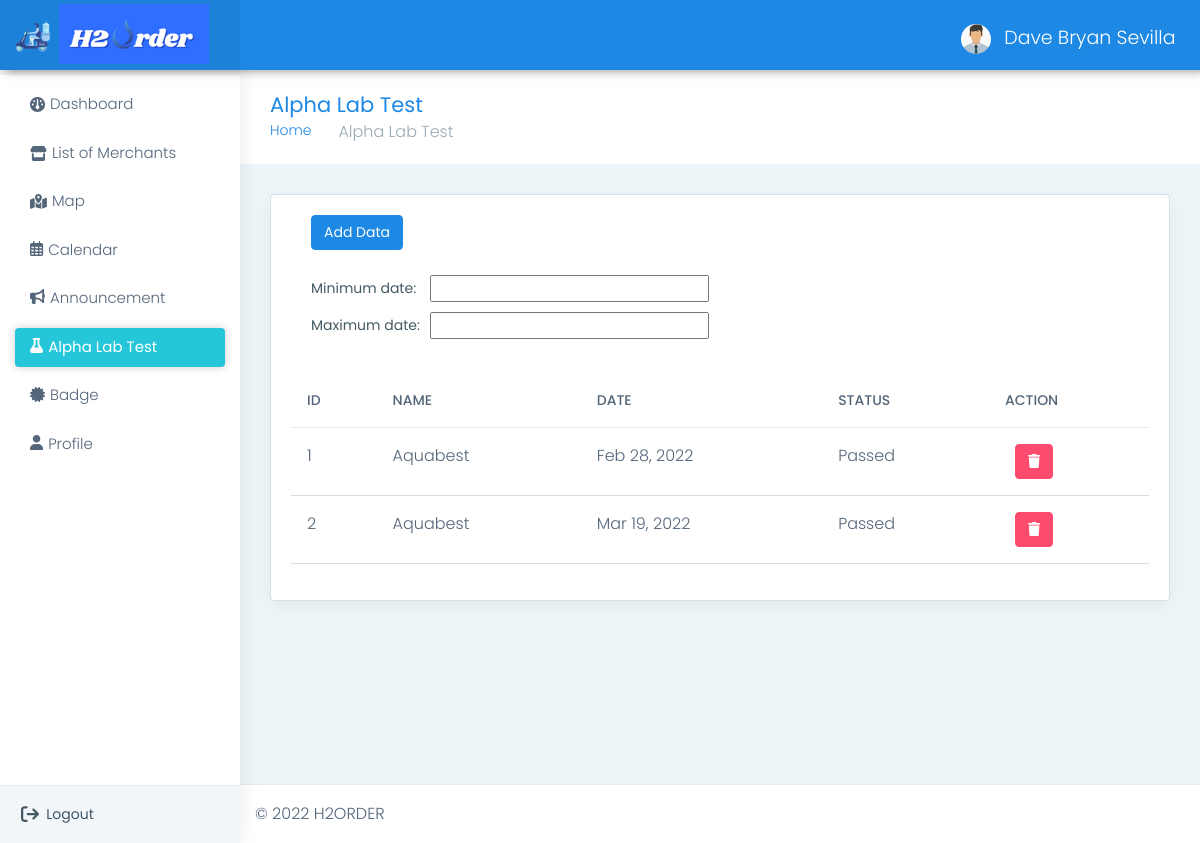
The page /admin/inspection.php (signed in) on the database as committed earlier.
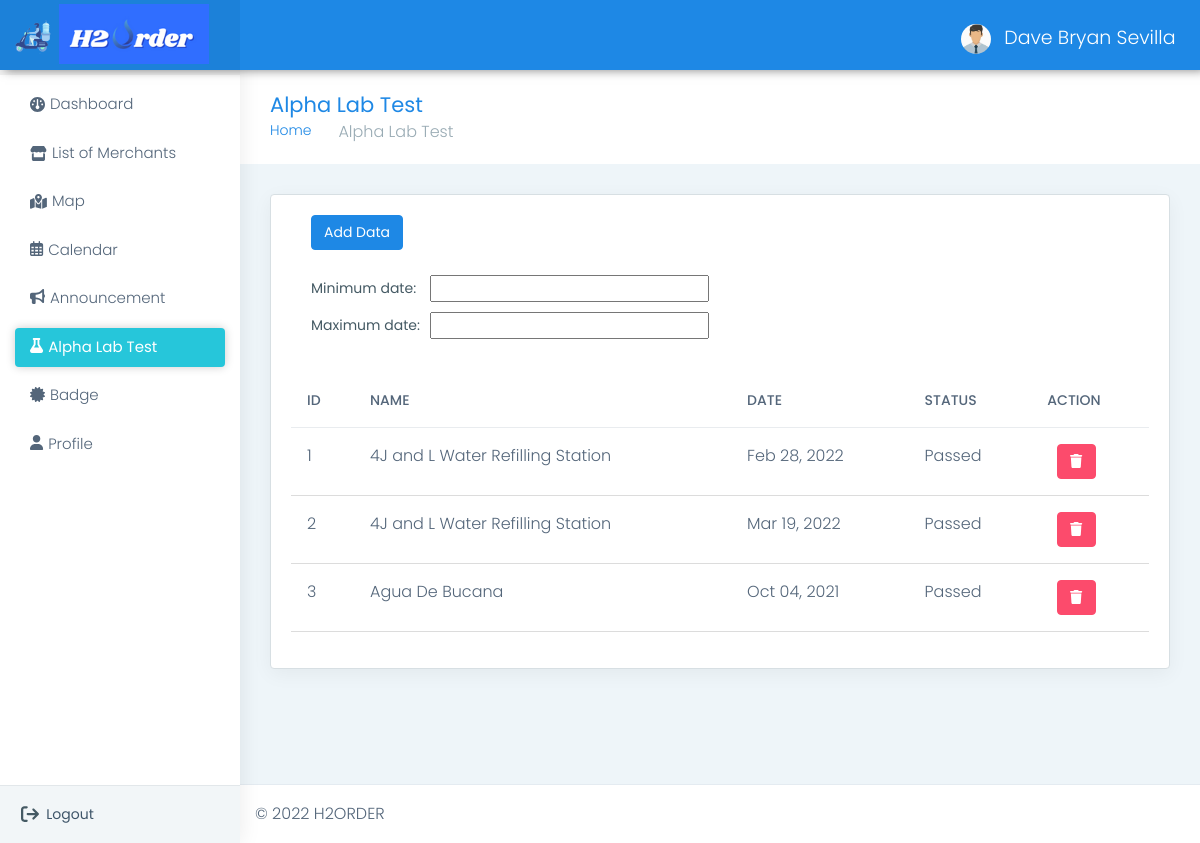
The same page on the database as committed later.
### tables this page shows
CREATE TABLE `inspection` (
  `inspection_id` int(11) NOT NULL,
  `merchant_id` int(11) NOT NULL,
  `date` timestamp NOT NULL DEFAULT CURRENT_TIMESTAMP ON UPDATE CURRENT_TIMESTAMP,
  `status` varchar(50) NOT NULL
);

CREATE TABLE `merchant` (
  `merchant_id` int(11) NOT NULL,
  `username` varchar(255) NOT NULL,
  `password` varchar(255) NOT NULL,
  `business_name` varchar(255) NOT NULL,
  `owner` varchar(255) NOT NULL,
  `address` varchar(255) NOT NULL,
  `barangay` varchar(255) NOT NULL,
  `email` varchar(255) NOT NULL,
  `contact_number` varchar(255) NOT NULL,
  `image` varchar(255) NOT NULL,
  `latitude` varchar(255) NOT NULL,
  `longitude` varchar(255) NOT NULL,
  `opening` time NOT NULL,
  `closing` time NOT NULL,
  `status` varchar(255) NOT NULL
);

### admin/inspection.php (the view, shortened to what the changed rows need)
<!DOCTYPE html>
<html dir="ltr" lang="en">
<head>
    <link href="css/style.min.css" rel="stylesheet">
<link rel="stylesheet" href="https://cdn.datatables.net/1.10.21/css/dataTables.bootstrap4.min.css">
 <link rel='stylesheet' href='https://cdn.datatables.net/buttons/1.2.2/css/buttons.bootstrap.min.css'>
<link rel='stylesheet' href='https://cdn.datatables.net/1.10.24/css/jquery.dataTables.min.css'>
<link rel='stylesheet' href='https://cdn.datatables.net/datetime/1.0.3/css/dataTables.dateTime.min.css'>
</head>
<body>
    <div id="main-wrapper" data-layout="vertical" data-navbarbg="skin5" data-sidebartype="full"
        data-sidebar-position="absolute" data-header-position="absolute" data-boxed-layout="full">
        <div class="page-wrapper">
            <div class="container-fluid">
                <div class="row">
                    <div class="col-sm-12">
                        <div class="card">
                            <div class="card-body">
                                <div class="table-responsive">
            <?php require_once 'add_query_inspection.php'?>
     <br>
                                    <table id="table" class="table user-table">
                                        <thead>
                                            <tr>
                                                <th class="border-top-0">ID</th>
                                                <th class="border-top-0">NAME</th>
                                                <th class="border-top-0">DATE</th>
                                                <th class="border-top-0">STATUS</th>
                                                <th class="border-top-0">ACTION</th>
                                            </tr>
                                        </thead>
                                        <tbody>
                                             <?php
                                                 $query = $conn->query("SELECT inspection.inspection_id, merchant.business_name,
                                                          inspection.date,inspection.status
                                                 FROM merchant RIGHT JOIN inspection
                                                 ON merchant.merchant_id = inspection.merchant_id ") or die(mysqli_error());
                                                 while($fetch = $query->fetch_array()){
                                              ?>
                                            <tr>
                                                <td><?php echo $fetch['inspection_id']?></td>
                                                <td><?php echo $fetch['business_name']?></td>
                                                <td><?php echo date("M d, Y", strtotime($fetch['date']))?></td>
                                                <td><?php echo $fetch['status']?></td>
                                                <td><a class = "btn btn-danger" href="delete_inspection.php?inspection_id=<?php echo $fetch['inspection_id']?>" onclick = "confirmationDelete(this); return false;"
                                                     style="color:white; margin-left:10px">
                                                    <i class="fa-solid fa-trash"></i></a></td>
                                            </tr>
                                             <?php
                                                }
                                              ?>
                                            </tbody>
                                        </table>
                                    </div>
                                </div>
                            </div>
                        </div>
                    </div>
            </div>
        </div>
    </div>
</body>
</html>

Rows that differ between the two databases and show on the page:
changed through a linked row, inspection "Feb 28, 2022": merchant.business_name "Aquabest" → "4J and L Water Refilling Station"
changed through a linked row, inspection "Mar 19, 2022": merchant.business_name "Aquabest" → "4J and L Water Refilling Station"
added inspection: inspection_id "3", merchant.business_name "Agua De Bucana", date "Oct 04, 2021", status "Passed"
